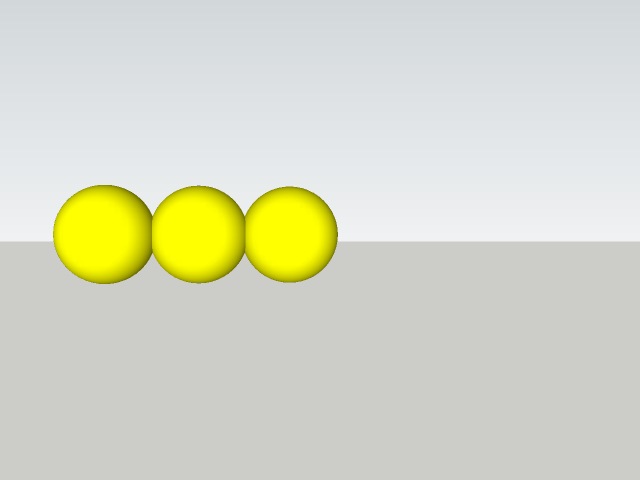
#> input picture PowerCellSketchup/spheres-01.png, 640 x 480 px; its folder holds only this picture in this run
$ python 'MergeViewer RachelTrying.py'   (older library calls are emulated)
#> lines starting #> are read from the running program, lines starting #| are printed output that depends on the picture; after the words box and inside, x2 and y2 are one past the last pixel; in counts of white or black regions, pixels touching at a corner belong together
# ----------------------------------------------------------------------------
# Copyright (c) 2018 FIRST. All Rights Reserved.
# Open Source Software - may be modified and shared by FRC teams. The code
# must be accompanied by the FIRST BSD license file in the root directory of
# the project.

# My 2020 license: use it as much as you want. Crediting is recommended because it lets me know
# that I am being useful.
# Some parts of pipeline are based on 2019 code created by the Screaming Chickens 3997

# This is meant to be used in conjuction with WPILib Raspberry Pi image: https://github.com/wpilibsuite/FRCVision-pi-gen
# ----------------------------------------------------------------------------

import json
import time
import sys
from threading import Thread
import random


import cv2
import numpy as np

import math

import os

########### SET RESOLUTION TO 640x480 !!!! ############

# import the necessary packages
import datetime


# Class to examine Frames per second of camera stream. Currently not used.


###################### PROCESSING OPENCV ################################

# counts frames for writing images
frameStop = 0
ImageCounter = 0

# Angles in radians

# image size ratioed to 4:3


# Lifecam 3000 from datasheet
# Datasheet: https://dl2jx7zfbtwvr.cloudfront.net/specsheets/WEBC1010.pdf

def load_images_from_folder(folder):
#> called with folder = './PowerCellSketchup'
    images = []
    for filename in os.listdir(folder):
        img = cv2.imread(os.path.join(folder,filename))
#> img is the input picture: shape (480, 640, 3); mean B, G, R 199.2, 216.6, 214.8
        if img is not None:
            images.append(img)
    return images

# [6 lines of commented-out code are left out]
images = load_images_from_folder("./PowerCellSketchup")
#> images = 1 item
#images = load_images_from_folder("./LifeCamPhotos")

# finds height/width of camera frame (eg. 640 width, 480 height)
image_height, image_width = images[0].shape[:2]
#> image_height = 480; image_width = 640
print(image_height, image_width)
#| 480 640

# FOV of microsoft camera (68.5 is camera spec)
diagonalView = math.radians(68.5)

print("Diagonal View:" + str(diagonalView))

# 4:3 aspect ratio
horizontalAspect = 4
verticalAspect = 3

# Reasons for using diagonal aspect is to calculate horizontal field of view.
diagonalAspect = math.hypot(horizontalAspect, verticalAspect)
# Calculations: http://vrguy.blogspot.com/2013/04/converting-diagonal-field-of-view-and.html
horizontalView = math.atan(math.tan(diagonalView / 2) * (horizontalAspect / diagonalAspect)) * 2
verticalView = math.atan(math.tan(diagonalView / 2) * (verticalAspect / diagonalAspect)) * 2

# Focal Length calculations: https://docs.google.com/presentation/d/1ediRsI-oR3-kwawFJZ34_ZTlQS2SDBLjZasjzZ-eXbQ/pub?start=false&loop=false&slide=id.g12c083cffa_0_165
H_FOCAL_LENGTH = image_width / (2 * math.tan((horizontalView / 2)))
#> H_FOCAL_LENGTH = 587.5
V_FOCAL_LENGTH = image_height / (2 * math.tan((verticalView / 2)))
#> V_FOCAL_LENGTH = 587.5
# blurs have to be odd
green_blur = 1
orange_blur = 27
yellow_blur = 1

#colours
purple = (165, 0, 120)
blue = (255, 0, 0)
green = (0, 255, 0)
red = (0, 0, 255)

# define range of green of retroreflective tape in HSV
lower_green = np.array([40, 75, 75])
upper_green = np.array([96, 255, 255])

lower_yellow = np.array([14, 150, 100])
upper_yellow = np.array([30, 255, 255])

# initialize some variable used later for user input
color_is_yellow = True
lower_color = lower_green
upper_color = upper_green


switch = 1


# Flip image if camera mounted upside down
def flipImage(frame):
    return cv2.flip(frame, -1)


# Blurs frame
# [4 lines left out: function blurImg, not called in this run]


def threshold_range(im, lo, hi):
    unused, t1 = cv2.threshold(im, lo, 255, type=cv2.THRESH_BINARY)
    unused, t2 = cv2.threshold(im, hi, 255, type=cv2.THRESH_BINARY_INV)
    return cv2.bitwise_and(t1, t2)


# Masks the video based on a range of hsv colors
# Takes in a frame, range of color, and a blurred frame, returns a masked frame
def threshold_video(lower_color, upper_color, blur):
    # Convert BGR to HSV
    hsv = cv2.cvtColor(blur, cv2.COLOR_BGR2HSV)

    h, s, v = cv2.split(hsv)

    h = threshold_range(h, lower_color[0], upper_color[0])
    s = threshold_range(s, lower_color[1], upper_color[1])
    v = threshold_range(v, lower_color[2], upper_color[2])
    combined_mask = cv2.bitwise_and(h, cv2.bitwise_and(s, v))

    #show the mask
    cv2.imshow("mask", combined_mask)

    # hold the HSV image to get only red colors
    # mask = cv2.inRange(combined, lower_color, upper_color)

    # Returns the masked imageBlurs video to smooth out image

    return combined_mask


# Finds the tape targets from the masked image and displays them on original stream + network tales
# [21 lines left out: function findTargets, not called in this run]


#Rachel trying to figure out outer target
def findOuterTarget(frame, mask):
    # Take each frame
    screenHeight, screenWidth, _ = frame.shape
    centerX = (screenWidth / 2) - .5
    centerY = (screenHeight / 2) - .5
    strIm = "/Users/rachellucyshyn/Documents/GitHub/Vision2020-Competition/OuterTargetHalfScale/outer+10f+00d.jpg"
    im = cv2.imread(strIm)
    cv2.imshow('im', im)
    cv2.waitKey(0)
    size = im.shape
    #mask
    imgBinaryMask = cv2.inRange(im, lower_green, upper_green)
    imgColorMask = cv2.bitwise_and(im,im, mask = imgBinaryMask) # frame = OG image
    cv2.imshow('binary mask', imgBinaryMask)
    cv2.imshow('color mask', imgColorMask)
    #contours
    _, contours, _ = cv2.findContours(mask, cv2.RETR_TREE, cv2.CHAIN_APPROX_TC89_KCOS)

    if len(contours) > 0:
        # Sort contours by area size (biggest to smallest)
        cntsSorted = sorted(contours, key=lambda x: cv2.contourArea(x), reverse=True)
        cntHeight = 0
        cnt = contours[0]
        print('original contour length = ', len(cnt))

    else:
        print('no contours found')
        return


    # extreme points
    leftmost = tuple(cnt[cnt[:,:,0].argmin()][0])
    rightmost = tuple(cnt[cnt[:,:,0].argmax()][0])
    # draw extreme points
    cv2.circle(imgShowMaths, leftmost, 12, red, -1)
    cv2.circle(imgShowMaths, rightmost, 12, green, -1)
    print('extreme points', leftmost,rightmost)
    cv2.drawContours(imgShowMaths, cnt, -1, purple, 10)
    cv2.imshow('imgShowMaths', imgShowMaths)

    #2D image points. If you change the image, you need to change vector
    image_points = np.array([
                                (leftmost, rightmost),
                            ], dtype="double")

    # 3D model points.
    model_points = np.array([
                                (leftmost, rightmost, 0.0),
                            ])


    # Camera internals

    focal_length = size[1]
    center = (size[1]/2, size[0]/2)
    camera_matrix = np.array(
                            [[676.9254872329606, 0.0, 303.89220514146695],
                            [0.0, 677.9589084754188, 226.64049249597682],
                            [0, 0, 1]], dtype = "double"
                            )

    print('Camera Matrix :\n {0}',format(camera_matrix))

    dist_coeffs = np.zeros((4,1)) # Assuming no lens distortion
    (success, rotation_vector, translation_vector) = cv2.solvePnP(model_points, image_points, camera_matrix, dist_coeffs, flags=cv2.CV_ITERATIVE)
    print(dist_coeffs)
    print('Rotation Vector:\n {0}', format(rotation_vector))
    print ('Translation Vector:\n {0}', format(translation_vector))


    #(nose_end_point2D, jacobian) = cv2.projectPoints(np.array([(0.0, 0.0, 1000.0)]), rotation_vector, translation_vector, camera_matrix, dist_coeffs)

    for p in image_points:
        cv2.circle(im, (int(p[0]), int(p[1])), 3, (0,0,255), -1)


    p1 = ( int(image_points[0][0]), int(image_points[0][1]))
    p2 = ( int(nose_end_point2D[0][0][0]), int(nose_end_point2D[0][0][1]))

    cv2.line(im, p1, p2, (255,0,0), 2)

    # Display image
    cv2.imshow("Output", im)
    cv2.waitKey(0)


# Finds the balls from the masked image and displays them on original stream + network tables
# [347 lines left out: functions findPowerCell, findBall, findTape, findControlPanel, not called in this run]

# Draws Contours and finds the colour the control panel wheel is resting at
# centerX is center x coordinate of image
# centerY is center y coordinate of image
def findControlPanelColour(contours, image, centerX, centerY):
    #ToDo, Add code to publish wheel colour
    return image

# Checks if tape contours are worthy based off of contour area and (not currently) hull area
def checkContours(cntSize, hullSize):
    print(cntSize, image_width / 7)
    return cntSize > (image_width / 7)


# Checks if ball contours are worthy based off of contour area and (not currently) hull area
# [43 lines left out: functions checkBall, translateRotation, calculateDistance, not called in this run]


avg = [0 for i in range(0, 1)]
#8 is number of frames to calculated average pixel height

# [37 lines left out: function calculateDistWPILib, not called in this run]


# Uses trig and focal length of camera to find yaw.
# Link to further explanation: https://docs.google.com/presentation/d/1ediRsI-oR3-kwawFJZ34_ZTlQS2SDBLjZasjzZ-eXbQ/pub?start=false&loop=false&slide=id.g12c083cffa_0_298
def calculateYaw(pixelX, centerX, hFocalLength):
    yaw = math.degrees(math.atan((pixelX - centerX) / hFocalLength))
    return round(yaw)


# Link to further explanation: https://docs.google.com/presentation/d/1ediRsI-oR3-kwawFJZ34_ZTlQS2SDBLjZasjzZ-eXbQ/pub?start=false&loop=false&slide=id.g12c083cffa_0_298
# [39 lines left out: functions calculatePitch, getEllipseRotation, not called in this run]


team = 2706
server = False
cameraConfigs = []

currentImg = 0

# [6 lines left out: function draw_circle, not called in this run]


Driver = False
Tape = False
PowerCell = False
ControlPanel = False
OuterTarget = True


img = images[0]

imgLength = len(images)
#> imgLength = 1

print("Hello Vision Team!")

while True:

    frame = img

    if Driver:

        processed = frame

    else:

        if Tape:

            threshold = threshold_video(lower_green, upper_green, frame)
            processed = findTargets(frame, threshold)

        else:
            if PowerCell:
                boxBlur = blurImg(frame, yellow_blur)
                threshold = threshold_video(lower_yellow, upper_yellow, boxBlur)
                processed = findPowerCell(frame, threshold)
            elif ControlPanel:

                boxBlur = blurImg(frame, yellow_blur)
                # cv2.putText(frame, "Find Cargo", (40, 40), cv2.FONT_HERSHEY_COMPLEX, .6, (255, 255, 255))
                threshold = threshold_video(lower_yellow, upper_yellow, frame)
                processed = findControlPanel(frame, threshold)
            elif OuterTarget:
                threshold = threshold_video(lower_green, upper_green, frame)
#> in threshold_video, `hsv = cv2.cvtColor(blur, cv2.COLOR_BGR2HSV)`: hsv: shape (480, 640, 3); mean H, S, V 61.9, 23.4, 217.4
#> in threshold_video, `h, s, v = cv2.split(hsv)`:
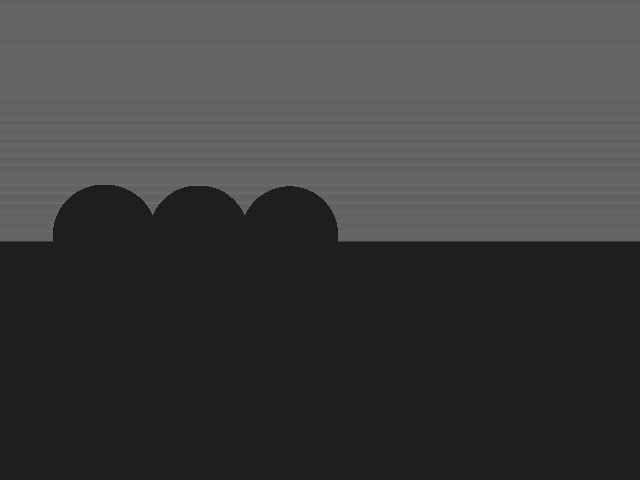
#> h: shape (480, 640); min 30, max 110, mean 61.9
#> in threshold_video, `h, s, v = cv2.split(hsv)`:
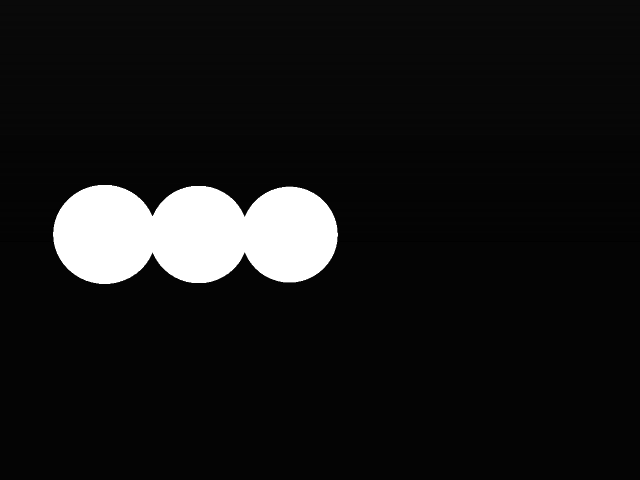
#> s: shape (480, 640); min 1, max 255, mean 23.4
#> in threshold_video, `h, s, v = cv2.split(hsv)`:
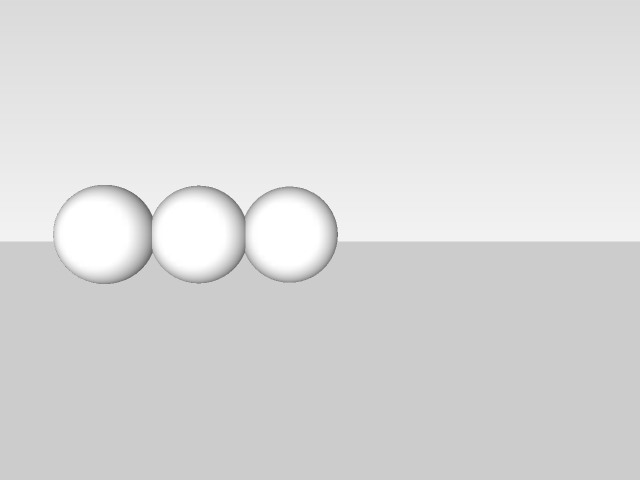
#> v: shape (480, 640); min 103, max 255, mean 217.4
#> in threshold_range, `unused, t1 = cv2.threshold(im, lo, 255, type=cv2.THRESH_BINARY)`:
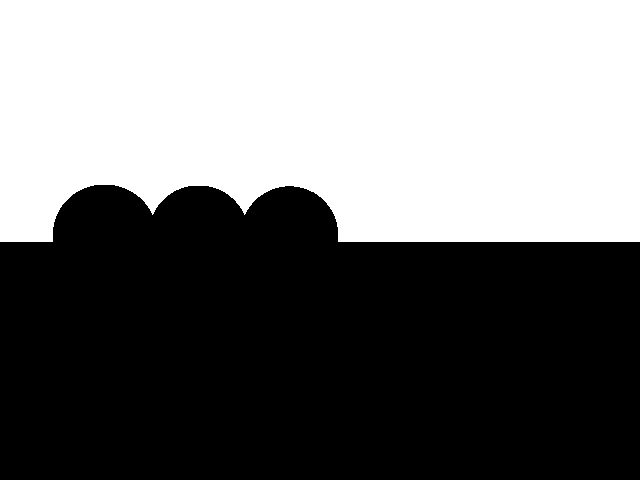
#> t1: shape (480, 640); 46% white; 1 white region, box (x1, y1, x2, y2) and area: (0, 0, 640, 242) 141346
#> in threshold_range, `unused, t1 = cv2.threshold(im, lo, 255, type=cv2.THRESH_BINARY)`: unused = 40
#> in threshold_range, `unused, t2 = cv2.threshold(im, hi, 255, type=cv2.THRESH_BINARY_INV)`:
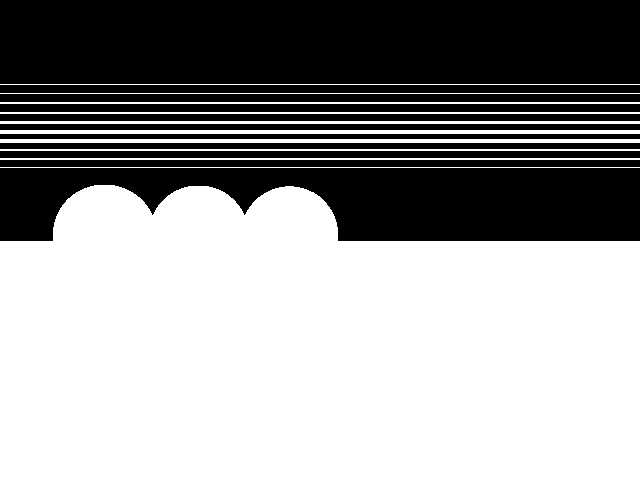
#> t2: shape (480, 640); 58.7% white; 11 black regions, largest, box (x1, y1, x2, y2) and area: (0, 0, 640, 84) 53760, (0, 168, 640, 241) 33467, (0, 85, 640, 93) 5120
#> in threshold_range, `unused, t2 = cv2.threshold(im, hi, 255, type=cv2.THRESH_BINARY_INV)`: unused = 96
#> in threshold_range, `return cv2.bitwise_and(t1, t2)`:
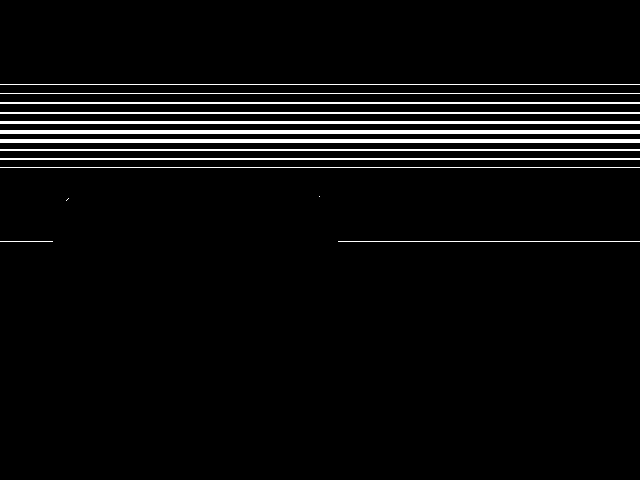
#> returned value: shape (480, 640); 4.7% white; 14 white regions (2 under 20 px), largest, box (x1, y1, x2, y2) and area: (0, 130, 640, 134) 2560, (0, 139, 640, 143) 2560, (0, 121, 640, 124) 1920
#> in threshold_range (call 2), `unused, t1 = cv2.threshold(im, lo, 255, type=cv2.THRESH_BINARY)`: t1: shape (480, 640); 7.4% white; 1 white region, box (x1, y1, x2, y2) and area: (53, 185, 338, 284) 22636
#> in threshold_range (call 2), `unused, t2 = cv2.threshold(im, hi, 255, type=cv2.THRESH_BINARY_INV)`: t2: shape (480, 640); every value is 255
#> in threshold_video, `combined_mask = cv2.bitwise_and(h, cv2.bitwise_and(s, v))`: combined_mask: shape (480, 640); every value is 0
                processed = findOuterTarget(frame, threshold)
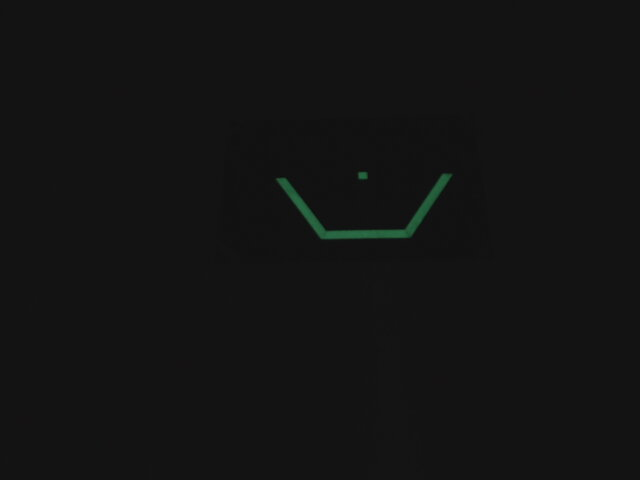
#> input picture OuterTargetHalfScale/outer+10f+00d.jpg, 640 x 480 px, found by its file name
#> in findOuterTarget, im is the input picture: shape (480, 640, 3); mean B, G, R 19.1, 19.4, 19
#> in findOuterTarget, `imgColorMask = cv2.bitwise_and(im,im, mask = imgBinaryMask)`: imgColorMask: shape (480, 640, 3); every value is 0
#> in findOuterTarget, `_, contours, _ = cv2.findContours(mask, cv2.RETR_TREE, cv2.CHAIN_APPRO..`: contours = []


#> (the run stopped early here; a loop or call above may not have finished)
